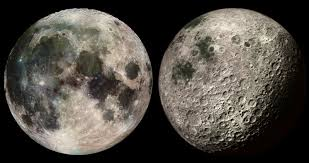
#> input picture s1/tai/tp4/df.jpg, 309 x 163 px, found by its file name
$ python exo3.py
#> lines starting #> are read from the running program, lines starting #| are printed output that depends on the picture; after the words box and inside, x2 and y2 are one past the last pixel; in counts of white or black regions, pixels touching at a corner belong together
import cv2
import numpy as np

image = cv2.imread('tp4/df.jpg', cv2.IMREAD_GRAYSCALE)
#> image: shape (163, 309); min 0, max 252, mean 75.9


edges = cv2.Canny(image, 50, 150)
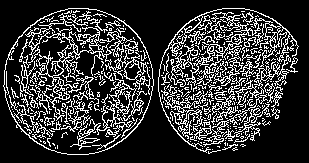
#> edges: shape (163, 309); 21.6% white in thin lines or dots, all inside (x1, y1, x2, y2) = (3, 8, 299, 155)

cv2.imshow('Edges', edges)
cv2.waitKey(0)
cv2.destroyAllWindows()

$ run again, with s1/tai/tp4/moon.jpg copied over s1/tai/tp4/df.jpg
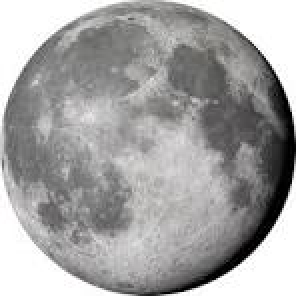
#> input picture s1/tai/tp4/moon.jpg, 148 x 148 px, found by its file name (shown 2 times larger)
#> `edges = cv2.Canny(image, 50, 150)`:
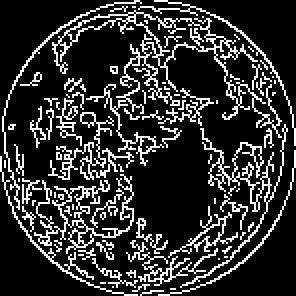
#> edges: shape (148, 148) (shown 2 times larger); 18.9% white in thin lines or dots
